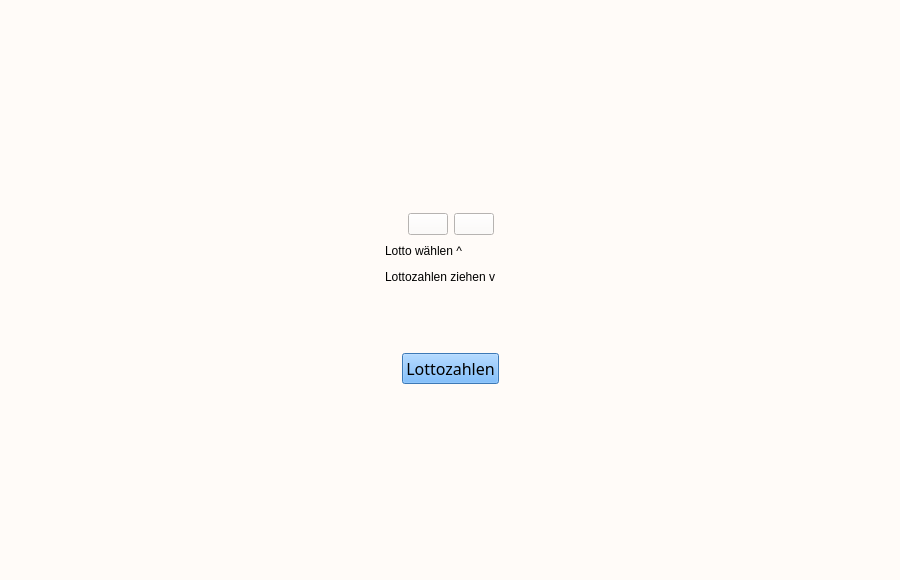
<?xml version="1.0" encoding="UTF-8"?>
<ui version="4.0">
 <class>MainWindow</class>
 <widget class="QMainWindow" name="MainWindow">
  <property name="geometry">
   <rect>
    <x>0</x>
    <y>0</y>
    <width>900</width>
    <height>580</height>
   </rect>
  </property>
  <property name="minimumSize">
   <size>
    <width>200</width>
    <height>200</height>
   </size>
  </property>
  <property name="maximumSize">
   <size>
    <width>16777215</width>
    <height>16777214</height>
   </size>
  </property>
  <property name="windowTitle">
   <string>Lottozahlen</string>
  </property>
  <property name="windowIcon">
   <iconset>
    <normaloff>../../../../jackpot_header_swisslotto_logo.png</normaloff>
    <normalon>../../../../jackpot_header_swisslotto_logo.png</normalon>
    <disabledoff>../../../../jackpot_header_swisslotto_logo.png</disabledoff>
    <disabledon>../../../../jackpot_header_swisslotto_logo.png</disabledon>
    <activeoff>../../../../jackpot_header_swisslotto_logo.png</activeoff>
    <activeon>../../../../jackpot_header_swisslotto_logo.png</activeon>
    <selectedoff>../../../../jackpot_header_swisslotto_logo.png</selectedoff>
    <selectedon>../../../../jackpot_header_swisslotto_logo.png</selectedon>../../../../jackpot_header_swisslotto_logo.png</iconset>
  </property>
  <property name="autoFillBackground">
   <bool>false</bool>
  </property>
  <property name="styleSheet">
   <string notr="true">background-color: rgba(235, 172, 255, 197);
background-color: rgb(255, 251, 248);</string>
  </property>
  <widget class="QWidget" name="centralwidget">
   <layout class="QGridLayout" name="gridLayout_8">
    <item row="1" column="0">
     <spacer name="horizontalSpacer_11">
      <property name="orientation">
       <enum>Qt::Horizontal</enum>
      </property>
      <property name="sizeHint" stdset="0">
       <size>
        <width>40</width>
        <height>20</height>
       </size>
      </property>
     </spacer>
    </item>
    <item row="0" column="1">
     <spacer name="verticalSpacer_2">
      <property name="orientation">
       <enum>Qt::Vertical</enum>
      </property>
      <property name="sizeHint" stdset="0">
       <size>
        <width>20</width>
        <height>40</height>
       </size>
      </property>
     </spacer>
    </item>
    <item row="2" column="1">
     <spacer name="verticalSpacer">
      <property name="orientation">
       <enum>Qt::Vertical</enum>
      </property>
      <property name="sizeHint" stdset="0">
       <size>
        <width>20</width>
        <height>40</height>
       </size>
      </property>
     </spacer>
    </item>
    <item row="1" column="1">
     <layout class="QGridLayout" name="gridLayout_7">
      <item row="0" column="0" colspan="2">
       <layout class="QGridLayout" name="gridLayout_6">
        <item row="0" column="1">
         <spacer name="verticalSpacer_7">
          <property name="orientation">
           <enum>Qt::Vertical</enum>
          </property>
          <property name="sizeHint" stdset="0">
           <size>
            <width>20</width>
            <height>17</height>
           </size>
          </property>
         </spacer>
        </item>
        <item row="1" column="0">
         <spacer name="horizontalSpacer_9">
          <property name="orientation">
           <enum>Qt::Horizontal</enum>
          </property>
          <property name="sizeHint" stdset="0">
           <size>
            <width>28</width>
            <height>20</height>
           </size>
          </property>
         </spacer>
        </item>
        <item row="1" column="1">
         <layout class="QGridLayout" name="gridLayout_4">
          <item row="0" column="0">
           <widget class="QPushButton" name="CHButton">
            <property name="maximumSize">
             <size>
              <width>201</width>
              <height>201</height>
             </size>
            </property>
            <property name="styleSheet">
             <string notr="true">#pushButton
{
background-color: transparent;
border-image: url(:);
background: none;
border: none;
background-repeat: none;
}
#pushButton:pressed
{
	border-image: url(:)
}</string>
            </property>
            <property name="text">
             <string/>
            </property>
            <property name="icon">
             <iconset>
              <normaloff>CH.png</normaloff>CH.png</iconset>
            </property>
            <property name="iconSize">
             <size>
              <width>200</width>
              <height>200</height>
             </size>
            </property>
           </widget>
          </item>
          <item row="0" column="1">
           <widget class="QPushButton" name="EUButton">
            <property name="maximumSize">
             <size>
              <width>201</width>
              <height>201</height>
             </size>
            </property>
            <property name="styleSheet">
             <string notr="true">#pushButton
{
background-color: transparent;
border-image: url(:);
background: none;
border: none;
background-repeat: none;
}
#pushButton:pressed
{
	border-image: url(:)
}</string>
            </property>
            <property name="text">
             <string/>
            </property>
            <property name="icon">
             <iconset>
              <normaloff>EU.png</normaloff>EU.png</iconset>
            </property>
            <property name="iconSize">
             <size>
              <width>300</width>
              <height>300</height>
             </size>
            </property>
           </widget>
          </item>
         </layout>
        </item>
        <item row="1" column="2">
         <spacer name="horizontalSpacer_10">
          <property name="orientation">
           <enum>Qt::Horizontal</enum>
          </property>
          <property name="sizeHint" stdset="0">
           <size>
            <width>38</width>
            <height>20</height>
           </size>
          </property>
         </spacer>
        </item>
       </layout>
      </item>
      <item row="1" column="0" colspan="2">
       <layout class="QGridLayout" name="gridLayout_5">
        <item row="2" column="5" rowspan="2">
         <spacer name="verticalSpacer_6">
          <property name="orientation">
           <enum>Qt::Vertical</enum>
          </property>
          <property name="sizeHint" stdset="0">
           <size>
            <width>20</width>
            <height>28</height>
           </size>
          </property>
         </spacer>
        </item>
        <item row="2" column="1" rowspan="2">
         <spacer name="verticalSpacer_3">
          <property name="orientation">
           <enum>Qt::Vertical</enum>
          </property>
          <property name="sizeHint" stdset="0">
           <size>
            <width>20</width>
            <height>28</height>
           </size>
          </property>
         </spacer>
        </item>
        <item row="4" column="0" rowspan="2" colspan="2">
         <spacer name="horizontalSpacer_7">
          <property name="orientation">
           <enum>Qt::Horizontal</enum>
          </property>
          <property name="sizeHint" stdset="0">
           <size>
            <width>38</width>
            <height>20</height>
           </size>
          </property>
         </spacer>
        </item>
        <item row="4" column="4" rowspan="2" colspan="2">
         <spacer name="horizontalSpacer_8">
          <property name="orientation">
           <enum>Qt::Horizontal</enum>
          </property>
          <property name="sizeHint" stdset="0">
           <size>
            <width>58</width>
            <height>20</height>
           </size>
          </property>
         </spacer>
        </item>
        <item row="7" column="0" colspan="6">
         <layout class="QGridLayout" name="gridLayout_2">
          <item row="0" column="0">
           <spacer name="horizontalSpacer_5">
            <property name="orientation">
             <enum>Qt::Horizontal</enum>
            </property>
            <property name="sizeHint" stdset="0">
             <size>
              <width>78</width>
              <height>20</height>
             </size>
            </property>
           </spacer>
          </item>
          <item row="0" column="1">
           <widget class="QPushButton" name="genButton">
            <property name="font">
             <font>
              <family>Imprint MT Shadow</family>
              <pointsize>12</pointsize>
             </font>
            </property>
            <property name="styleSheet">
             <string notr="true">background-color: rgb(85, 170, 255)</string>
            </property>
            <property name="text">
             <string>Lottozahlen</string>
            </property>
           </widget>
          </item>
          <item row="0" column="2">
           <spacer name="horizontalSpacer_6">
            <property name="orientation">
             <enum>Qt::Horizontal</enum>
            </property>
            <property name="sizeHint" stdset="0">
             <size>
              <width>88</width>
              <height>20</height>
             </size>
            </property>
           </spacer>
          </item>
         </layout>
        </item>
        <item row="0" column="0" rowspan="2" colspan="6">
         <layout class="QGridLayout" name="gridLayout_3">
          <item row="1" column="2">
           <spacer name="horizontalSpacer_4">
            <property name="orientation">
             <enum>Qt::Horizontal</enum>
            </property>
            <property name="sizeHint" stdset="0">
             <size>
              <width>198</width>
              <height>20</height>
             </size>
            </property>
           </spacer>
          </item>
          <item row="0" column="0">
           <spacer name="horizontalSpacer">
            <property name="orientation">
             <enum>Qt::Horizontal</enum>
            </property>
            <property name="sizeHint" stdset="0">
             <size>
              <width>178</width>
              <height>20</height>
             </size>
            </property>
           </spacer>
          </item>
          <item row="0" column="1">
           <widget class="QLabel" name="label">
            <property name="styleSheet">
             <string notr="true">#pushButton
{
background-color: transparent;
border-image: url(:);
background: none;
border: none;
background-repeat: none;
}
#pushButton:pressed
{
	border-image: url(:)
}</string>
            </property>
            <property name="text">
             <string>Lotto wählen ^</string>
            </property>
           </widget>
          </item>
          <item row="1" column="1">
           <widget class="QLabel" name="label_2">
            <property name="styleSheet">
             <string notr="true">#pushButton
{
background-color: transparent;
border-image: url(:);
background: none;
border: none;
background-repeat: none;
}
#pushButton:pressed
{
	border-image: url(:)
}
</string>
            </property>
            <property name="text">
             <string>Lottozahlen ziehen v</string>
            </property>
           </widget>
          </item>
          <item row="0" column="2">
           <spacer name="horizontalSpacer_2">
            <property name="orientation">
             <enum>Qt::Horizontal</enum>
            </property>
            <property name="sizeHint" stdset="0">
             <size>
              <width>198</width>
              <height>20</height>
             </size>
            </property>
           </spacer>
          </item>
          <item row="1" column="0">
           <spacer name="horizontalSpacer_3">
            <property name="orientation">
             <enum>Qt::Horizontal</enum>
            </property>
            <property name="sizeHint" stdset="0">
             <size>
              <width>178</width>
              <height>20</height>
             </size>
            </property>
           </spacer>
          </item>
         </layout>
        </item>
        <item row="3" column="2" rowspan="4" colspan="2">
         <layout class="QGridLayout" name="gridLayout">
          <item row="0" column="0">
           <widget class="QLabel" name="label_3">
            <property name="font">
             <font>
              <family>Imprint MT Shadow</family>
              <pointsize>20</pointsize>
             </font>
            </property>
            <property name="styleSheet">
             <string notr="true">#pushButton
{
background-color: transparent;
border-image: url(:);
background: none;
border: none;
background-repeat: none;
}
#pushButton:pressed
{
	border-image: url(:)
}</string>
            </property>
            <property name="text">
             <string/>
            </property>
           </widget>
          </item>
          <item row="0" column="1">
           <widget class="QLabel" name="Zahl_1">
            <property name="font">
             <font>
              <family>Imprint MT Shadow</family>
              <pointsize>20</pointsize>
             </font>
            </property>
            <property name="styleSheet">
             <string notr="true">#pushButton
{
background-color: transparent;
border-image: url(:);
background: none;
border: none;
background-repeat: none;
}
#pushButton:pressed
{
	border-image: url(:)
}</string>
            </property>
            <property name="text">
             <string/>
            </property>
           </widget>
          </item>
          <item row="0" column="2">
           <widget class="QLabel" name="Zahl_2">
            <property name="font">
             <font>
              <family>Imprint MT Shadow</family>
              <pointsize>20</pointsize>
             </font>
            </property>
            <property name="styleSheet">
             <string notr="true">#pushButton
{
background-color: transparent;
border-image: url(:);
background: none;
border: none;
background-repeat: none;
}
#pushButton:pressed
{
	border-image: url(:)
}</string>
            </property>
            <property name="text">
             <string/>
            </property>
           </widget>
          </item>
          <item row="0" column="3">
           <widget class="QLabel" name="Zahl_3">
            <property name="font">
             <font>
              <family>Imprint MT Shadow</family>
              <pointsize>20</pointsize>
             </font>
            </property>
            <property name="styleSheet">
             <string notr="true">#pushButton
{
background-color: transparent;
border-image: url(:);
background: none;
border: none;
background-repeat: none;
}
#pushButton:pressed
{
	border-image: url(:)
}</string>
            </property>
            <property name="text">
             <string/>
            </property>
           </widget>
          </item>
          <item row="0" column="4">
           <widget class="QLabel" name="Zahl_4">
            <property name="font">
             <font>
              <family>Imprint MT Shadow</family>
              <pointsize>20</pointsize>
             </font>
            </property>
            <property name="styleSheet">
             <string notr="true">#pushButton
{
background-color: transparent;
border-image: url(:);
background: none;
border: none;
background-repeat: none;
}
#pushButton:pressed
{
	border-image: url(:)
}</string>
            </property>
            <property name="text">
             <string/>
            </property>
           </widget>
          </item>
          <item row="0" column="5">
           <widget class="QLabel" name="Zahl_5">
            <property name="font">
             <font>
              <family>Imprint MT Shadow</family>
              <pointsize>20</pointsize>
             </font>
            </property>
            <property name="styleSheet">
             <string notr="true">#pushButton
{
background-color: transparent;
border-image: url(:);
background: none;
border: none;
background-repeat: none;
}
#pushButton:pressed
{
	border-image: url(:)
}</string>
            </property>
            <property name="text">
             <string/>
            </property>
           </widget>
          </item>
          <item row="0" column="6">
           <widget class="QLabel" name="Zahl_6">
            <property name="font">
             <font>
              <family>Imprint MT Shadow</family>
              <pointsize>20</pointsize>
             </font>
            </property>
            <property name="styleSheet">
             <string notr="true">#pushButton
{
background-color: transparent;
border-image: url(:);
background: none;
border: none;
background-repeat: none;
}
#pushButton:pressed
{
	border-image: url(:)
}</string>
            </property>
            <property name="text">
             <string/>
            </property>
           </widget>
          </item>
         </layout>
        </item>
       </layout>
      </item>
     </layout>
    </item>
    <item row="1" column="2">
     <spacer name="horizontalSpacer_12">
      <property name="orientation">
       <enum>Qt::Horizontal</enum>
      </property>
      <property name="sizeHint" stdset="0">
       <size>
        <width>40</width>
        <height>20</height>
       </size>
      </property>
     </spacer>
    </item>
   </layout>
  </widget>
 </widget>
 <resources/>
 <connections/>
</ui>
